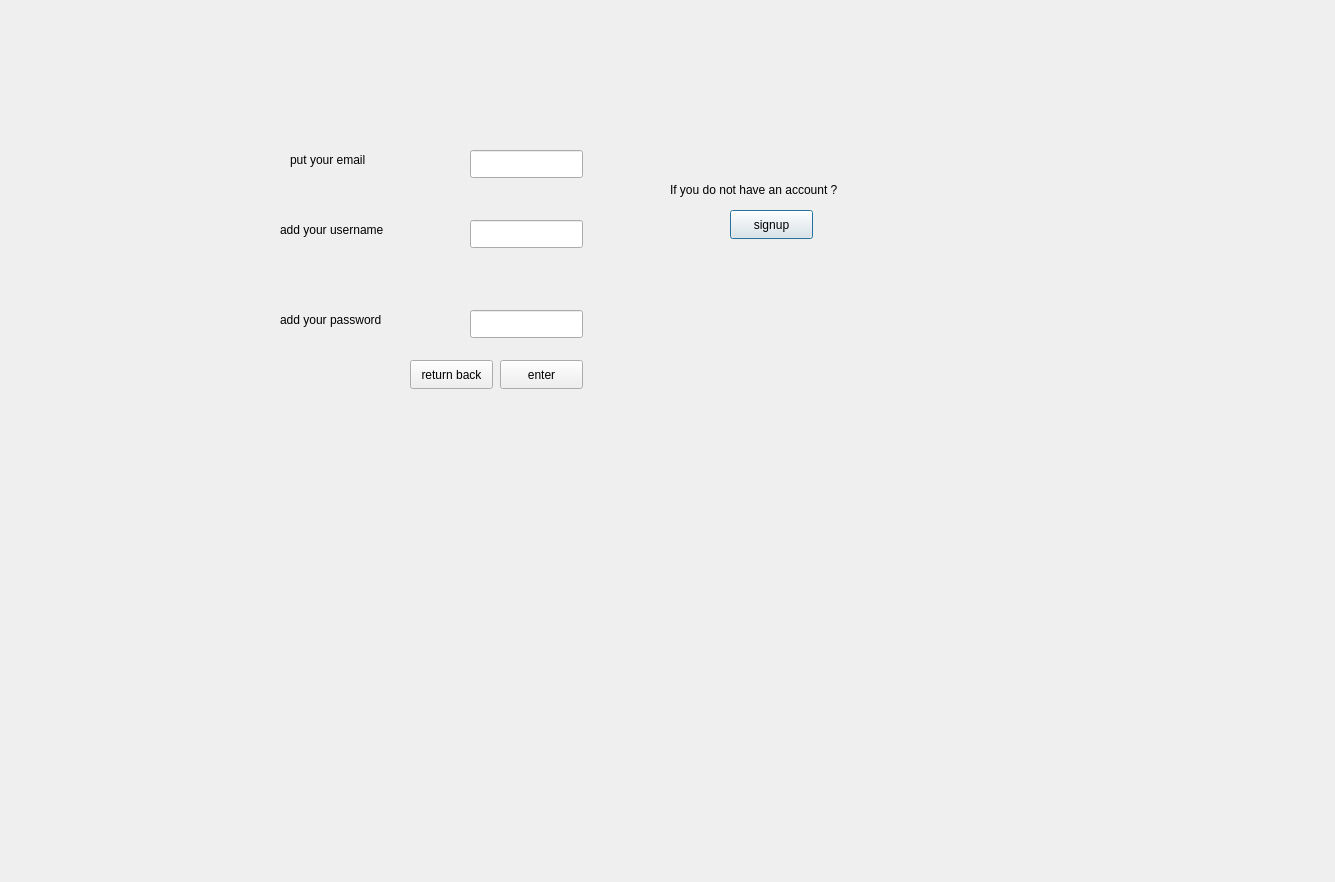
<?xml version="1.0" encoding="UTF-8"?>
<ui version="4.0">
 <class>login</class>
 <widget class="QDialog" name="login">
  <property name="geometry">
   <rect>
    <x>0</x>
    <y>0</y>
    <width>1335</width>
    <height>882</height>
   </rect>
  </property>
  <property name="windowTitle">
   <string>Dialog</string>
  </property>
  <widget class="QLineEdit" name="password">
   <property name="geometry">
    <rect>
     <x>470</x>
     <y>310</y>
     <width>113</width>
     <height>28</height>
    </rect>
   </property>
  </widget>
  <widget class="QPushButton" name="signupushbutton">
   <property name="geometry">
    <rect>
     <x>730</x>
     <y>210</y>
     <width>83</width>
     <height>29</height>
    </rect>
   </property>
   <property name="text">
    <string>signup</string>
   </property>
  </widget>
  <widget class="QLineEdit" name="username">
   <property name="geometry">
    <rect>
     <x>470</x>
     <y>220</y>
     <width>113</width>
     <height>28</height>
    </rect>
   </property>
  </widget>
  <widget class="QLabel" name="label_2">
   <property name="geometry">
    <rect>
     <x>280</x>
     <y>310</y>
     <width>191</width>
     <height>20</height>
    </rect>
   </property>
   <property name="text">
    <string>add your password</string>
   </property>
  </widget>
  <widget class="QLabel" name="label">
   <property name="geometry">
    <rect>
     <x>280</x>
     <y>220</y>
     <width>161</width>
     <height>20</height>
    </rect>
   </property>
   <property name="text">
    <string>add your username</string>
   </property>
  </widget>
  <widget class="QLabel" name="label_3">
   <property name="geometry">
    <rect>
     <x>670</x>
     <y>180</y>
     <width>241</width>
     <height>20</height>
    </rect>
   </property>
   <property name="text">
    <string>If you do not have an account ? </string>
   </property>
  </widget>
  <widget class="QPushButton" name="returnbackpushbutton">
   <property name="geometry">
    <rect>
     <x>410</x>
     <y>360</y>
     <width>83</width>
     <height>29</height>
    </rect>
   </property>
   <property name="text">
    <string>return back</string>
   </property>
  </widget>
  <widget class="QPushButton" name="enterpsuhbutton">
   <property name="geometry">
    <rect>
     <x>500</x>
     <y>360</y>
     <width>83</width>
     <height>29</height>
    </rect>
   </property>
   <property name="text">
    <string>enter</string>
   </property>
  </widget>
  <widget class="QLabel" name="label_4">
   <property name="geometry">
    <rect>
     <x>290</x>
     <y>150</y>
     <width>161</width>
     <height>20</height>
    </rect>
   </property>
   <property name="text">
    <string>put your email</string>
   </property>
  </widget>
  <widget class="QLineEdit" name="email">
   <property name="geometry">
    <rect>
     <x>470</x>
     <y>150</y>
     <width>113</width>
     <height>28</height>
    </rect>
   </property>
  </widget>
 </widget>
 <resources/>
 <connections/>
</ui>
